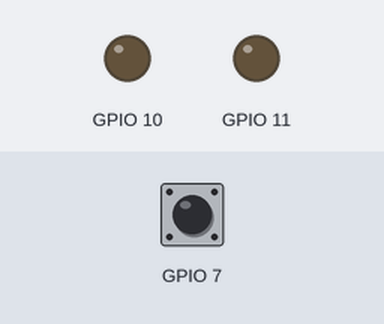
The program below on a simulated ESP8266 (Wemos D1 mini). Parts: output pins drawn as LEDs (lit = HIGH). Inputs (shaded band) come from the test bench; at power-on: GPIO 7 HIGH.

Above: at 1.2 s.
1.3 s: GPIO 7 pulled LOW for 1 s
At 2.7 s:
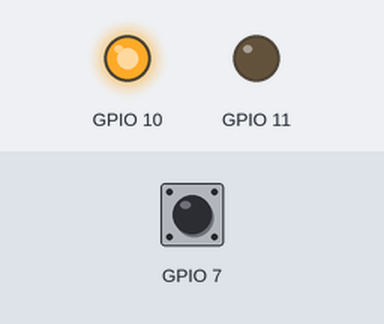
3.8 s: GPIO 7 pulled LOW for 0.15 s
At 4.07 s:
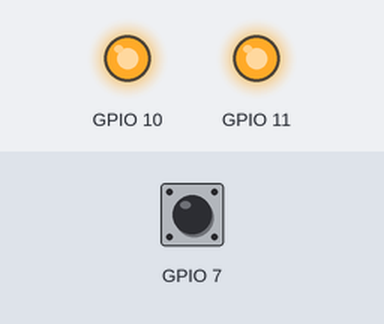
5.7 s: GPIO 7 pulled LOW for 3.2 s
At 10.1 s:
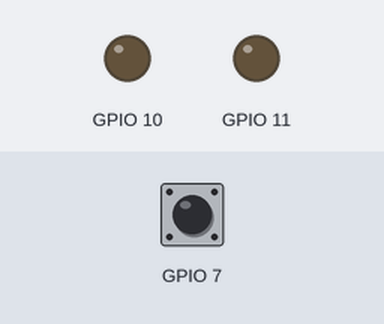
Timing chart, 0 to 11.6 s (numbered marks = the images above; inputs shaded):
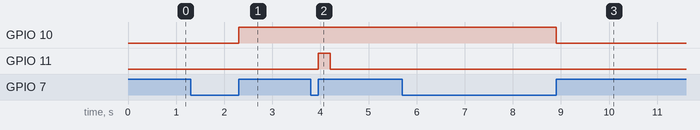

Measured:
- after the input at 1.3 s, GPIO 10: LOW → HIGH after 1.0 s
- after the input at 3.8 s, GPIO 11: LOW → HIGH after 0.15 s, → LOW 0.25 s later
- after the input at 5.7 s, GPIO 10: HIGH → LOW after 3.2 s

The program:

main.cpp
```cpp
#include <Arduino.h>

class ClickQueue {
    const byte pin;
    // make these slow for testing
    const unsigned CLICK_DOWN_MS = 250;
    const unsigned CLICK_TOTAL_MS = 1000;

    enum State {
      NOT_CLICKING = 0,
      CLICK_DOWN = 1,
      CLICK_PAUSE = 2
    } state;

    unsigned long clickStartMs;
    int pendingClicks;

  public:
    ClickQueue(byte attachTo) :
      pin(attachTo) {
    }

    void setup() {
      pinMode(pin, OUTPUT);
      state = NOT_CLICKING;
      pendingClicks = 0;
    }

    void loop() {
      switch (state) {
        case NOT_CLICKING:
          if (pendingClicks > 0) {
            pendingClicks --;
            digitalWrite(pin, HIGH);
            clickStartMs = millis();
            state = CLICK_DOWN;
          }
          break;
        case CLICK_DOWN:
          if (millis() - clickStartMs > CLICK_DOWN_MS) {
            digitalWrite(pin, LOW);
            state = CLICK_PAUSE;
          }
          break;
        case CLICK_PAUSE:
          if (millis() - clickStartMs > CLICK_TOTAL_MS) {
            state = NOT_CLICKING;
          }
          break;
      }
    }

    void addAClick() {
      pendingClicks++;
    }

    void addClicks(int clicks) {
      pendingClicks += clicks;
    }

    void cancel() {
      pendingClicks = 0;
      digitalWrite(pin, LOW);
      state = NOT_CLICKING;
    }
};

class Headlamp {
    const byte powerOutPin;
    ClickQueue brightnessClicker;
    boolean isOn;
    int brightness;

  public:
    Headlamp(byte powerOutAttach, byte brightnessOutAttach) :
      powerOutPin(powerOutAttach),
      brightnessClicker(brightnessOutAttach)
    {
    }

    void setup() {
      brightnessClicker.setup();

      pinMode(powerOutPin, OUTPUT);
      isOn = false;
      digitalWrite(powerOutPin, LOW);

      brightness = 0;
    }

    void loop() {
      brightnessClicker.loop();
    }

    void powerToggle() {
      if (isOn) {
        brightnessClicker.cancel();
        digitalWrite(powerOutPin, LOW);
        isOn = false;
      }
      else {
        digitalWrite(powerOutPin, HIGH);
        delay(50);
        brightnessClicker.addClicks(brightness);
        isOn = true;
      }
    }

    void brightnessClick() {
      if (isOn) {
        brightnessClicker.addAClick();
        brightness = (brightness + 1 ) % 5;
      }
    }

} ;

class Button {
    const byte pin;
    int state;
    unsigned long buttonDownMs;

  protected:
    virtual void shortClick() = 0;
    virtual void longClick() = 0;

  public:
    Button(byte attachTo) :
      pin(attachTo)
    {
    }


    void setup() {
      pinMode(pin, INPUT_PULLUP);
      state = HIGH;
    }

    void loop() {
      int prevState = state;
      state = digitalRead(pin);
      if (prevState == HIGH && state == LOW) {
        buttonDownMs = millis();
      }
      else if (prevState == LOW && state == HIGH) {
        if (millis() - buttonDownMs < 50) {
          // ignore this for debounce
        }
        else if (millis() - buttonDownMs < 250) {
          shortClick();
        }
        else  {
          longClick();
        }
      }
    }

};

class HeadlampControlButton: public Button {
    Headlamp &lamp;

  public:
    HeadlampControlButton(byte attachToPin, Headlamp &attachToHeadlamp) :
      Button(attachToPin),
      lamp(attachToHeadlamp) {
    }
  protected:
    void shortClick() {
      // short click
      lamp.brightnessClick();
    }

    void longClick() {
      // long click
      lamp.powerToggle();
    }
};

Headlamp headlamp(10, 11);
HeadlampControlButton button(7, headlamp);

void setup() {
  button.setup();
  headlamp.setup();
}

void loop() {
  button.loop();
  headlamp.loop();
}
```
